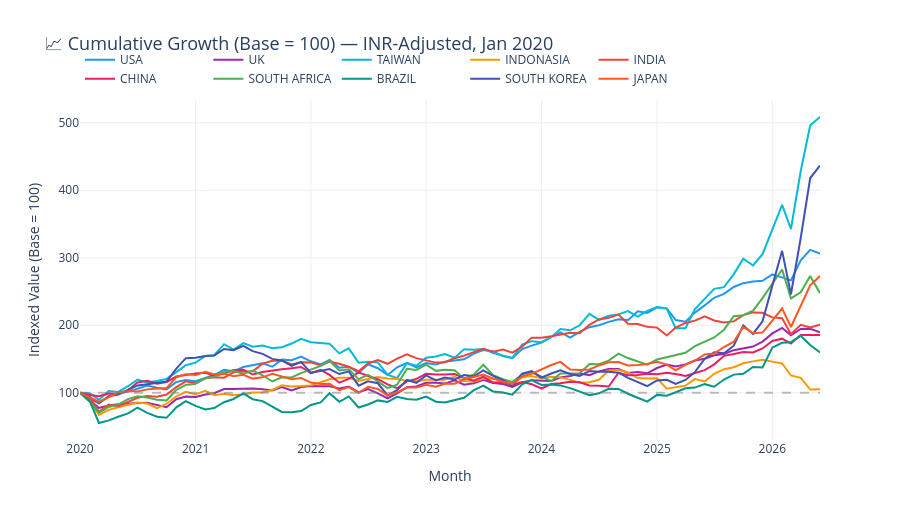

This figure's notebook cell:
### Code cell
# ---- Normalised INR Index (base 100) — Cumulative Growth ----
fig = go.Figure()
for country in COUNTRIES:
    df = combined[country].dropna(subset=['INR_Index']).sort_values('Month')
    base = df['INR_Index'].iloc[0]
    normalized = df['INR_Index'] / base * 100
    fig.add_trace(go.Scatter(
        x=df['Month'],
        y=normalized,
        name=country,
        line=dict(color=COUNTRY_COLORS[country], width=2),
        mode='lines'
    ))

fig.add_hline(y=100, line_dash='dash', line_color='gray', opacity=0.5)
fig.update_layout(
    title=dict(text='📈 Cumulative Growth (Base = 100) — INR-Adjusted, Jan 2020', font=dict(size=18)),
    xaxis_title='Month',
    yaxis_title='Indexed Value (Base = 100)',
    height=520,
    hovermode='x unified',
    legend=dict(orientation='h', yanchor='bottom', y=1.02),
    plot_bgcolor='rgba(0,0,0,0)',
    yaxis=dict(gridcolor='#eee'),
    xaxis=dict(gridcolor='#eee')
)
fig.show()
